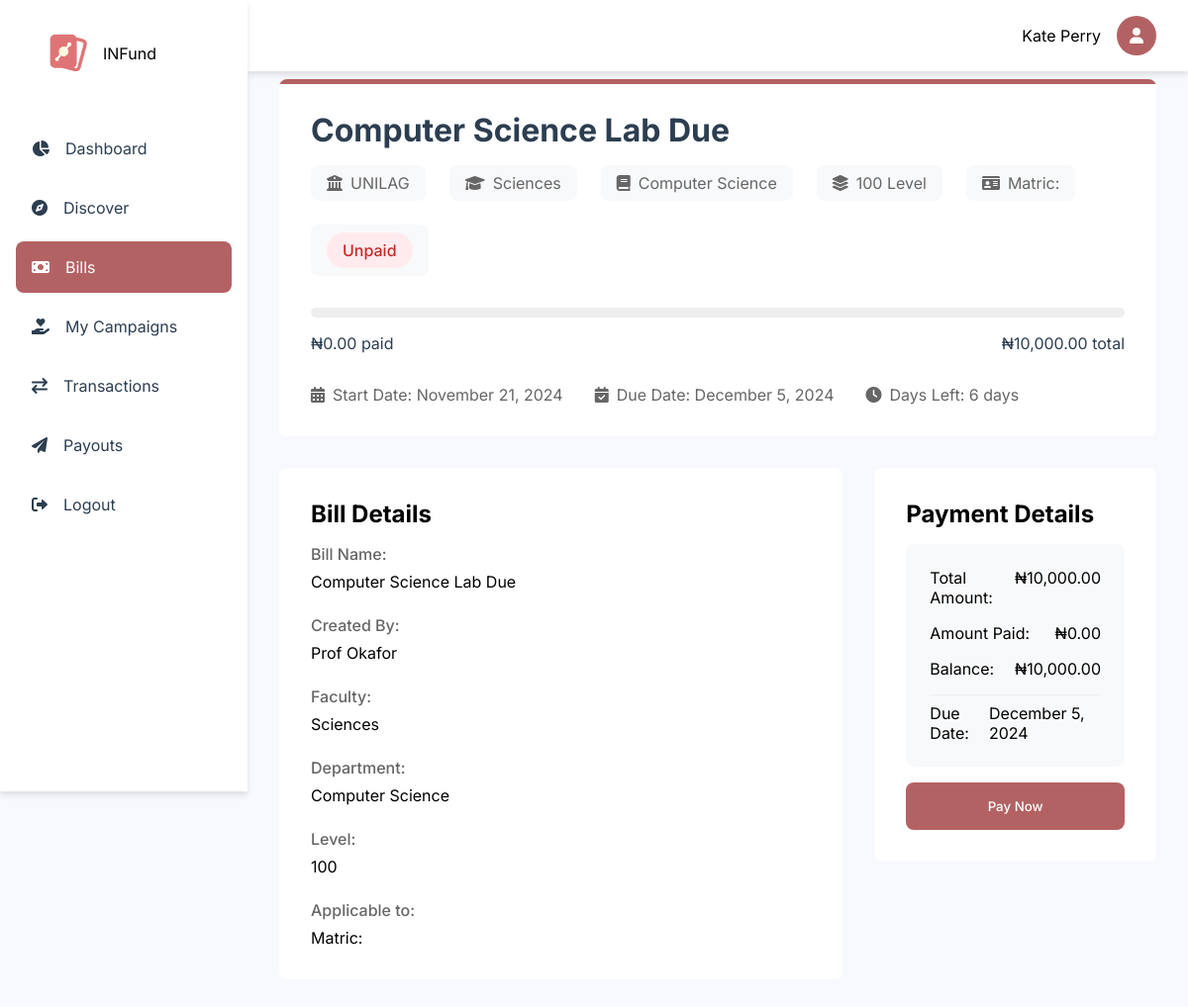
The app's page /dashboard/bill.php?id=3 (signed in) with its own data.
### tables this page shows
CREATE TABLE `users` (
  `id` int(11) NOT NULL,
  `fullname` varchar(1000) NOT NULL,
  `email` varchar(200) DEFAULT NULL,
  `balance` decimal(15,2) NOT NULL DEFAULT 0.00,
  `username` varchar(30) NOT NULL,
  `phone` varchar(30) DEFAULT NULL,
  `dob` varchar(200) DEFAULT NULL,
  `country` varchar(200) DEFAULT NULL,
  `state` varchar(1000) DEFAULT NULL,
  `university` varchar(1000) DEFAULT NULL,
  `faculty` varchar(1000) DEFAULT NULL,
  `department` varchar(1000) DEFAULT NULL,
  `matric_no` varchar(1000) NOT NULL,
  `password` varchar(1000) DEFAULT NULL,
  `level` varchar(200) NOT NULL DEFAULT '100',
  `bank_id` varchar(200) DEFAULT NULL,
  `bank_account_name` varchar(200) DEFAULT NULL,
  `account_number` int(30) DEFAULT NULL,
  `created_at` varchar(1000) DEFAULT current_timestamp(),
  `last_login` varchar(1000) DEFAULT current_timestamp(),
  `gender` varchar(1000) DEFAULT NULL
);

CREATE TABLE `bills` (
  `id` int(11) NOT NULL,
  `creator_id` int(11) NOT NULL,
  `name` varchar(255) NOT NULL,
  `university` varchar(255) NOT NULL,
  `faculty` varchar(255) NOT NULL,
  `department` varchar(1000) NOT NULL,
  `level` varchar(255) NOT NULL,
  `matric_no` varchar(255) NOT NULL,
  `price` decimal(10,2) NOT NULL,
  `start_date` date DEFAULT NULL,
  `end_date` date DEFAULT NULL,
  `created_at` timestamp NOT NULL DEFAULT current_timestamp()
);

CREATE TABLE `creators` (
  `id` int(11) NOT NULL,
  `fullname` varchar(255) NOT NULL,
  `email` varchar(200) NOT NULL,
  `role` enum('admin','lecturer','headofclass') NOT NULL,
  `department` varchar(1000) NOT NULL,
  `university` varchar(1000) NOT NULL,
  `university_id` int(11) NOT NULL,
  `password` varchar(1000) DEFAULT NULL,
  `balance` decimal(10,2) DEFAULT 0.00,
  `faculty` varchar(200) DEFAULT NULL,
  `created_at` timestamp NOT NULL DEFAULT current_timestamp(),
  `phone` varchar(200) DEFAULT NULL,
  `faculty_id` int(11) DEFAULT NULL,
  `department_id` int(11) DEFAULT NULL
);

### includes/user/functions.php (called while the page is built, shortened)
<?php
function getUserDetails(string $email): array
{
    global $conn;
    if (strpos($email, "@")) {
        $query = "SELECT * FROM users WHERE email = ?";
    } else {
        $query = "SELECT * FROM users WHERE id = ?";
    }
    $stmt = $conn->prepare($query);
    $stmt->bind_param("s", $email);
    $stmt->execute();
    $result = $stmt->get_result();
    $data = $result->fetch_assoc();
    return $data;
}
?>

### includes/user/get_bills.php (called while the page is built, shortened)
<?php
function getBillDetails($bill_id, $user_id)
{
    global $conn;
    $query = "SELECT b.*,
              p.amount_paid,
              p.status as payment_status,
              p.last_payment_date,
              p.reference_id,
              c.fullname as creator_name,
              DATEDIFF(b.end_date, CURRENT_DATE()) as days_remaining
              FROM bills b
              LEFT JOIN payments p ON b.id = p.bill_id AND p.student_id = ?
              LEFT JOIN creators c ON b.creator_id = c.id
              WHERE b.id = ?";
    $stmt = $conn->prepare($query);
    $stmt->bind_param("ii", $user_id, $bill_id);
    $stmt->execute();
    $result = $stmt->get_result();
    return $result->fetch_assoc();
}

### dashboard/bill.php (the view, shortened to what this page needs)
<?php
require_once '../config/config.php';
include '../includes/user/get_bills.php';
$bill_id = isset($_GET['id']) ? intval($_GET['id']) : 0;
$user_id = $_SESSION['user_id'] ?? 0;
$bill = getBillDetails($bill_id, $user_id);
if (!isset($bill['payment_status'])) {
    $bill['payment_status'] = 'Unpaid';
    $bill['amount_paid'] = 0;
    $bill['reference_id'] = null;
    $bill['last_payment_date'] = null;
}
function getStatusClass($status)
{
    switch ($status) {
        case 'Unpaid':
        default:
            return 'status-pending';
    }
}
$page = "Bills";
$css1 = "bill";
include '../includes/user/nav.php';
?>
<main class="main-content">
    <div class="bill-detail-header">
        <h1 class="bill-title"><?php echo htmlspecialchars($bill['name']); ?></h1>
        <div class="bill-meta">
            <div class="meta-item">
                <i class="fas fa-university"></i>
                <span><?php echo htmlspecialchars($bill['university']); ?></span>
            </div>
            <div class="meta-item">
                <i class="fas fa-graduation-cap"></i>
                <span><?php echo htmlspecialchars($bill['faculty']); ?></span>
            </div>
            <div class="meta-item">
                <i class="fas fa-book"></i>
                <span><?php echo htmlspecialchars($bill['department']); ?></span>
            </div>
            <div class="meta-item">
                <i class="fas fa-layer-group"></i>
                <span><?php echo htmlspecialchars($bill['level']); ?> Level</span>
            </div>
            <?php if ($bill['matric_no'] !== 'ALL') : ?>
                <div class="meta-item">
                    <i class="fas fa-id-card"></i>
                    <span>Matric: <?php echo htmlspecialchars($bill['matric_no']); ?></span>
                </div>
            <?php endif; ?>
            <div class="meta-item">
                <span class="status-badge <?php echo getStatusClass($bill['payment_status']); ?>">
                    <?php echo htmlspecialchars($bill['payment_status']); ?>
                </span>
            </div>
        </div>
        <div class="progress-section">
            <div class="progress-bar">
            </div>
            <div class="progress-stats">
                <span>₦<?php echo number_format($bill['amount_paid'], 2); ?> paid</span>
                <span>₦<?php echo number_format($bill['price'], 2); ?> total</span>
            </div>
        </div>
        <div class="date-info">
            <div class="date-item">
                <i class="fas fa-calendar-alt"></i>
                <span>Start Date: <?php echo date('F j, Y', strtotime($bill['start_date'])); ?></span>
            </div>
            <div class="date-item">
                <i class="fas fa-calendar-check"></i>
                <span>Due Date: <?php echo date('F j, Y', strtotime($bill['end_date'])); ?></span>
            </div>
            <div class="date-item">
                <i class="fas fa-clock"></i>
                <span>Days Left: <?php echo max(0, $bill['days_remaining']); ?> days</span>
            </div>
        </div>
    </div>
    <div class="bill-content">
        <div class="bill-description">
            <h2>Bill Details</h2>
            <div class="description-content">
                <div class="info-grid">
                    <div class="info-item">
                        <label>Bill Name:</label>
                        <span><?php echo htmlspecialchars($bill['name']); ?></span>
                    </div>
                    <div class="info-item">
                        <label>Created By:</label>
                        <span><?php echo htmlspecialchars($bill['creator_name'] ?? 'N/A'); ?></span>
                    </div>
                    <div class="info-item">
                        <label>Faculty:</label>
                        <span><?php echo htmlspecialchars($bill['faculty']); ?></span>
                    </div>
                    <div class="info-item">
                        <label>Department:</label>
                        <span><?php echo htmlspecialchars($bill['department']); ?></span>
                    </div>
                    <div class="info-item">
                        <label>Level:</label>
                        <span><?php echo htmlspecialchars($bill['level']); ?></span>
                    </div>
                    <div class="info-item">
                        <label>Applicable to:</label>
                        <span><?php echo $bill['matric_no'] === 'ALL' ? 'All Students' : 'Matric: ' . htmlspecialchars($bill['matric_no']); ?></span>
                    </div>
                </div>
            </div>
        </div>
        <div class="payment-section">
            <h2>Payment Details</h2>
            <div class="payment-summary">
                <div class="summary-item">
                    <label>Total Amount:</label>
                    <span>₦<?php echo number_format($bill['price'], 2); ?></span>
                </div>
                <div class="summary-item">
                    <label>Amount Paid:</label>
                    <span>₦<?php echo number_format($bill['amount_paid'], 2); ?></span>
                </div>
                <div class="summary-item">
                    <label>Balance:</label>
                    <span>₦<?php echo number_format($bill['price'] - $bill['amount_paid'], 2); ?></span>
                </div>
                <div class="summary-item">
                    <label>Due Date:</label>
                    <span><?php echo date('F j, Y', strtotime($bill['end_date'])); ?></span>
                </div>
            </div>
            <?php if ($bill['payment_status'] !== 'Paid') : ?>
                <a href="../includes/user/create_bill_invoice?bill_id=<?php echo $bill_id; ?>"><button class="pay-button">
                        Pay Now
                    </button></a>
            <?php endif; ?>
        </div>
    </div>
</main>
<?php
include '../includes/user/footer.php';
?>

### includes/user/nav.php (shortened to what this page needs)
<?php
include '../config/config.php';
include '../includes/user/functions.php';
$my_details = getUserDetails($_SESSION["user_id"]);
?>
<!DOCTYPE html>
<html lang="en">
<head>
    <link href="https://cdnjs.cloudflare.com/ajax/libs/toastr.js/latest/css/toastr.min.css" rel="stylesheet" />
    <link rel="stylesheet" href="https://cdnjs.cloudflare.com/ajax/libs/font-awesome/6.0.0/css/all.min.css">
    <link rel="stylesheet" href="../assets/css/user/nav.css">
    <link rel="stylesheet" href="https://cdnjs.cloudflare.com/ajax/libs/sweetalert/1.1.3/sweetalert.min.css">
    <?php if (isset($css1)) : ?>
        <link rel="stylesheet" href="../assets/css/user/<?= $css1 ?>.css">
    <?php endif; ?>
</head>
<body>
    <div class="container">
        <nav class="sidenav">
            <div class="logo">
                <a href="../">
                    <a href="../"> <img src="../assets/images/static/logo.png" alt="Logo"></a>
                    <span>INFund</span>
                </a>
            </div>
            <ul class="nav-links">
                <li class="nav-item">
                    <a href="./overview" class="nav-link <?= isset($page) && $page == 'Overview' ? 'active' : ''; ?>">
                        <i class="fas fa-chart-pie"></i>
                        <span>Dashboard</span>
                    </a>
                </li>
                <li class="nav-item">
                    <a href="./discover" class="nav-link <?= isset($page) && $page == 'Discover' ? 'active' : ''; ?>">
                        <i class="fas fa-compass"></i>
                        <span>Discover</span>
                    </a>
                </li>
                <li class="nav-item">
                    <a href="./bills" class="nav-link <?= isset($page) && $page == 'Bills' ? 'active' : ''; ?>">
                        <i class="fas fa-money-bill"></i>
                        <span>Bills</span>
                    </a>
                </li>
                <li class="nav-item">
                    <a href="./campaigns" class="nav-link <?= isset($page) && $page == 'Campaigns' ? 'active' : ''; ?>">
                        <i class="fas fa-hand-holding-heart"></i>
                        <span>My Campaigns</span>
                    </a>
                </li>
                <li class="nav-item">
                    <a href="./transactions" class="nav-link <?= isset($page) && $page == 'Transactions' ? 'active' : ''; ?>">
                        <i class="fas fa-exchange"></i>
                        <span>Transactions</span>
                    </a>
                </li>
                <li class="nav-item">
                    <a href="./payouts" class="nav-link <?= isset($page) && $page == 'Payouts' ? 'active' : ''; ?>">
                        <i class="fas fa-paper-plane"></i>
                        <span>Payouts</span>
                    </a>
                </li>
                <li class="nav-item">
                    <a href="./logout" class="nav-link ">
                        <i class="fas fa-sign-out-alt"></i>
                        <span>Logout</span>
                    </a>
                </li>
            </ul>
        </nav>
        <div class="topnav">
            <div class="user-profile">
                <span><?php echo $my_details['fullname']; ?></span>
                <a href="./profile">
                    <div class="avatar">
                        <i class="fas fa-user"></i>
                    </div>
                </a>
            </div>
        </div>

### records on screen
users: fullname "Kate Perry"
bills: name "Computer Science Lab Due", university "UNILAG", faculty "Sciences", department "Computer Science", level "100", price "10,000.00", start_date "November 21, 2024", end_date "December 5, 2024", creator.fullname "Prof Okafor", $bill['price']-$bill['amount_paid'] "10,000.00"

### other values on screen
$bill['payment_status'] "Unpaid"
$bill['amount_paid'] "0.00"
max(0, $bill['days_remaining']) "6"
